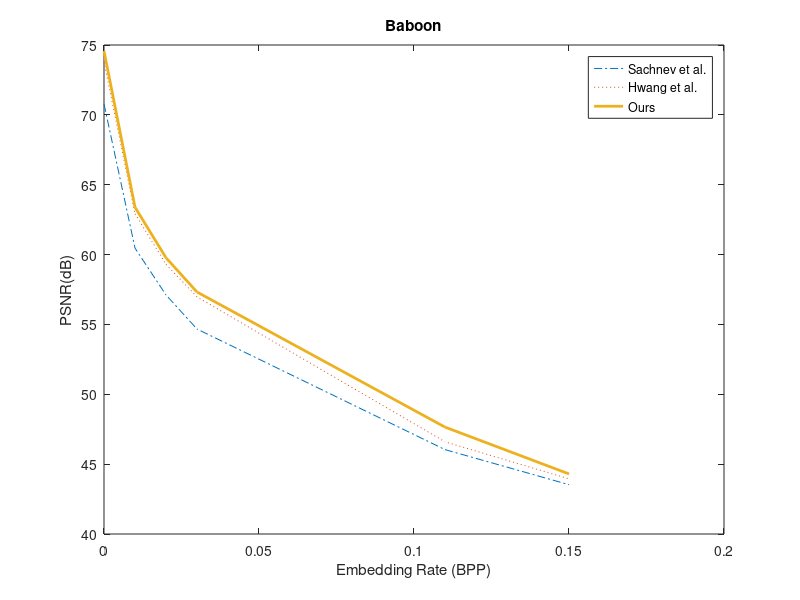

Recreate this plot in MATLAB. (Note: this script raises an error after producing the figure.)
Bpp = [0.00 0.01 0.02 0.03 0.11 0.15];
Sachnev =[75.00 64.25 61.42 59.58 53.36 52.01];
Hwang = [77.54 66.76 63.48 61.54 54.58 52.89];
Our = [78.03 67.38 64.15 62.24 55.54 53.95];
figure(1);
a = plot(Bpp, Sachnev, '-.', ...     
    Bpp,Hwang, ':', ...
    Bpp,Our, '-', ...    
        'linewidth', 2); 
title('Lena');
legend('Sachnev et al.','Hwang et al.','Ours');%,'location', 'northest');
xlabel('Embedding Rate (BPP)','FontSize',11)
ylabel('PSNR(dB)','FontSize',11)

Bpp = [0.00 0.01 0.02 0.03 0.11 0.15];
Sachnev =[70.78 60.46 57.11 54.67 46.04 43.53];% 56.80 55.30 54.15 53.14 52.24];
Hwang = [73.79 62.92 59.30 56.97 46.60 43.95];% 57.72 56.09 54.68 53.53 52.59];
Our = [74.57 63.39 59.77 57.32 47.65 44.30];% 57.38 55.80 53.68 53.42 52.52];
figure(1);
a = plot(Bpp, Sachnev, '-.', ...     
    Bpp,Hwang, ':', ...
    Bpp,Our, '-', ...    
        'linewidth', 2); 
title('Baboon');
legend('Sachnev et al.','Hwang et al.','Ours');%,'location', 'southeast');
xlabel('Embedding Rate (BPP)','FontSize',11)
ylabel('PSNR(dB)','FontSize',11)

figure(3) % PSNR va BPP
plot(TpTnpsnr(:,1),TpTnpsnr(:,2),'ko-','MarkerSize',4.5,'MarkerFaceColor','k');hold on;grid on
xlabel('Embedding Rate (BPP)','FontSize',11)
ylabel('PSNR(dB)','FontSize',11)
